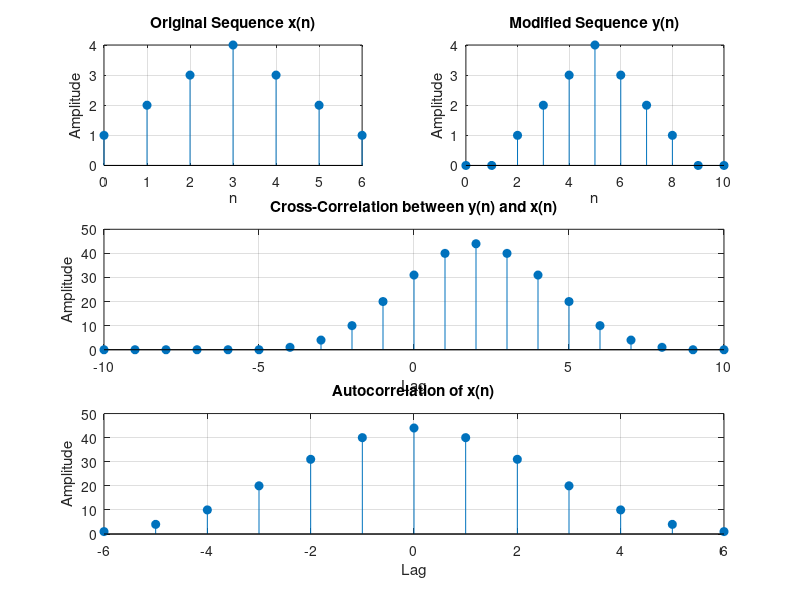

MATLAB code to generate this figure:
clc;
clear;
close all;

% --- Define signals x(n) and y(n) ---
x = [1 2 3 4 3 2 1];                % Original signal
y = [0 0 1 2 3 4 3 2 1 0 0];       % Delayed version of x (echo)

n_x = 0:length(x)-1;               % Time index for x(n)
n_y = 0:length(y)-1;               % Time index for y(n)

% --- Cross-Correlation between x and y ---
[crossCorr, lagsCross] = xcorr(y, x);  

% --- Autocorrelation of x ---
[autoCorr, lagsAuto] = xcorr(x);       

% --- Plotting ---

figure;

% Plot 1: Original Sequence x(n)
subplot(3,2,1);
stem(n_x, x, 'filled');
title('Original Sequence x(n)');
xlabel('n');
ylabel('Amplitude');
grid on;

% Plot 2: Second Sequence y(n)
subplot(3,2,2);
stem(n_y, y, 'filled');
title('Modified Sequence y(n)');
xlabel('n');
ylabel('Amplitude');
grid on;

% Plot 3: Cross-Correlation
subplot(3,2,[3 4]);
stem(lagsCross, crossCorr, 'filled');
title('Cross-Correlation between y(n) and x(n)');
xlabel('Lag');
ylabel('Amplitude');
grid on;

% Plot 4: Autocorrelation
subplot(3,2,[5 6]);
stem(lagsAuto, autoCorr, 'filled');
title('Autocorrelation of x(n)');
xlabel('Lag');
ylabel('Amplitude');
grid on;

% --- Notes ---
disp('--- Signal Analysis Applications ---');
disp('1. Echo Detection: The peak in cross-correlation indicates the echo delay.');
disp('2. Signal Alignment: Cross-correlation helps align two similar signals.');
disp('3. Feature Detection: Autocorrelation identifies repeating patterns in signals.');